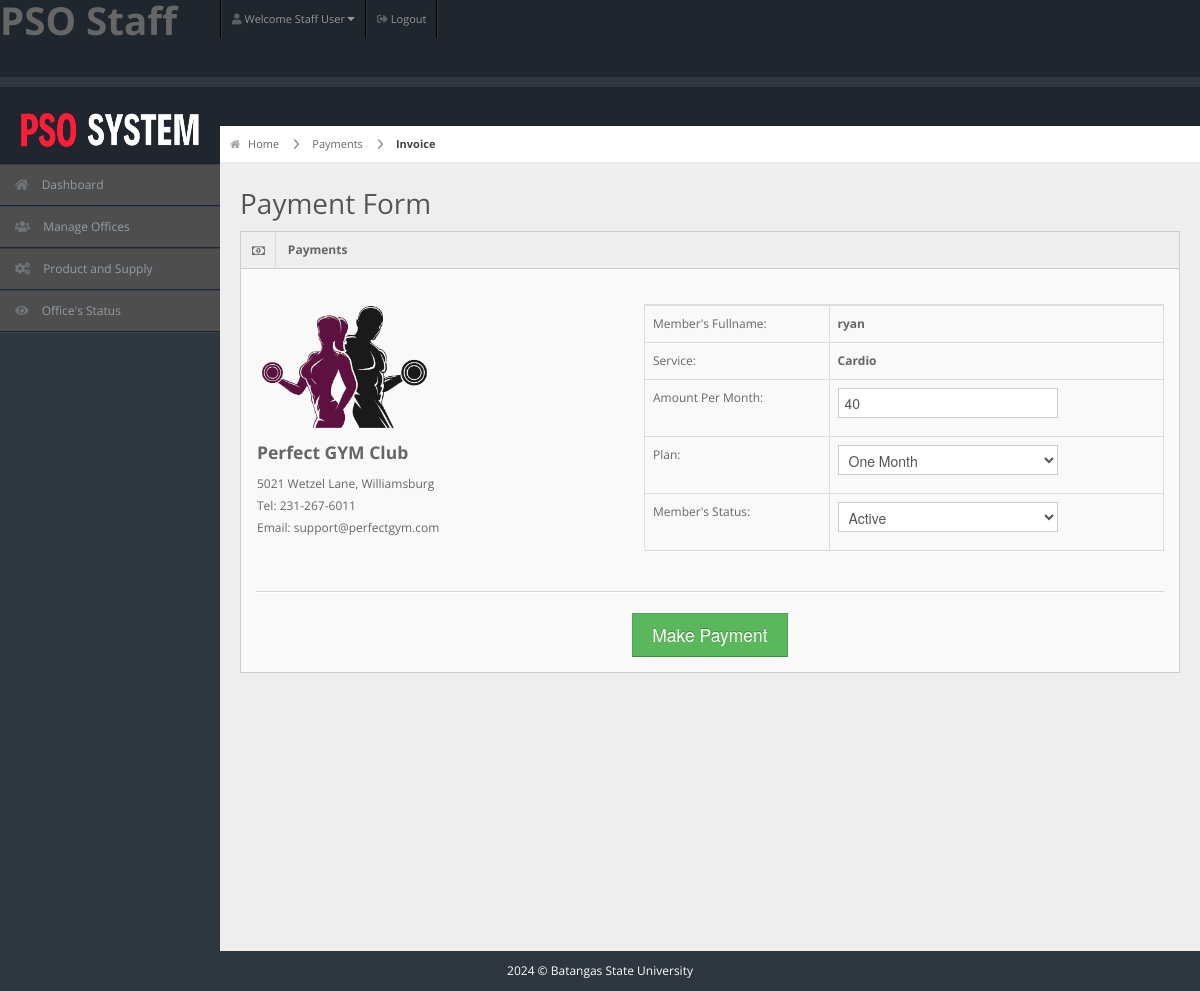
/staff/staff-pages/user-payment.php?id=30 (signed in), run on an earlier commit of the app's database.
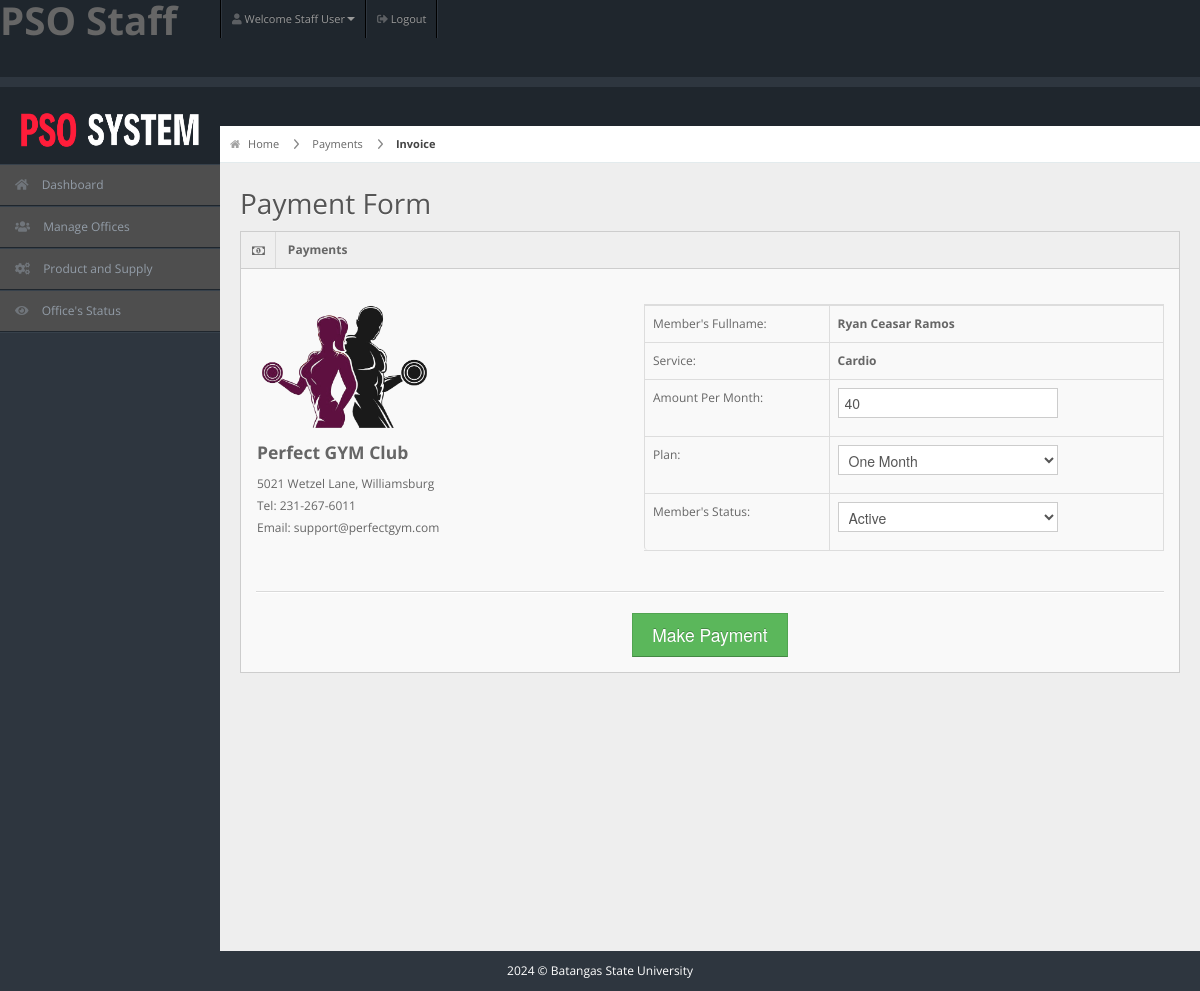
And on a later commit of the database.
### tables this page shows
CREATE TABLE IF NOT EXISTS `members` (
  `user_id` int NOT NULL AUTO_INCREMENT,
  `fullname` varchar(20) NOT NULL,
  `username` varchar(20) NOT NULL,
  `email` varchar(255) NOT NULL,
  `password` varchar(100) NOT NULL,
  `gender` varchar(20) NOT NULL,
  `dor` date NOT NULL,
  `profile_picture` varchar(255) DEFAULT NULL,
  `services` varchar(50) NOT NULL,
  `amount` int NOT NULL,
  `paid_date` date NOT NULL,
  `p_year` int NOT NULL,
  `plan` varchar(100) NOT NULL,
  `address` varchar(20) NOT NULL,
  `contact` varchar(10) NOT NULL,
  `status` varchar(20) NOT NULL DEFAULT 'Active',
  `attendance_count` int NOT NULL,
  `ini_weight` int NOT NULL DEFAULT '0',
  `curr_weight` int NOT NULL DEFAULT '0',
  `ini_bodytype` varchar(50) NOT NULL,
  `curr_bodytype` varchar(50) NOT NULL,
  `progress_date` date NOT NULL,
  `reminder` int NOT NULL DEFAULT '0',
  PRIMARY KEY (`user_id`)
);

### staff/staff-pages/user-payment.php (the view, shortened to what the changed rows need)
<!DOCTYPE html>
<html lang="en">
<head>
  <link rel="stylesheet" href="../css/bootstrap.min.css" />
  <link rel="stylesheet" href="../css/bootstrap-responsive.min.css" />
  <link rel="stylesheet" href="../css/fullcalendar.css" />
  <link rel="stylesheet" href="../css/matrix-style.css" />
  <link rel="stylesheet" href="../css/matrix-media.css" />
  <link href="../font-awesome/css/font-awesome.css" rel="stylesheet" />
  <link rel="stylesheet" href="../css/jquery.gritter.css" />
  <link href="https://cdnjs.cloudflare.com/ajax/libs/font-awesome/5.15.4/css/all.min.css" rel="stylesheet">
</head>
<body>
  <div id="header">
    <h1><a href="dashboard.html">PSO Staff</a></h1>
  </div>
  <?php $page = 'payment';
  include '../includes/sidebar.php' ?>
  <?php
  $id = $_GET['id'];
  $qry = "select * from members where user_id='$id'";
  $result = mysqli_query($conn, $qry);
  while ($row = mysqli_fetch_array($result)) {
  ?>
    <div id="content">
      <div id="content-header">
        <div id="breadcrumb"> <a href="index.php" title="Go to Home" class="tip-bottom"><i class="icon-home"></i> Home</a> <a href="payment.php">Payments</a> <a href="#" class="current">Invoice</a> </div>
        <h1>Payment Form</h1>
      </div>
      <div class="container-fluid" style="margin-top:-38px;">
        <div class="row-fluid">
          <div class="span12">
            <div class="widget-box">
              <div class="widget-title"> <span class="icon"> <i class="icon-money"></i> </span>
                <h5>Payments</h5>
              </div>
              <div class="widget-content">
                <div class="row-fluid">
                  <div class="span5">
                    <table class="">
                      <tbody>
                        <tr>
                          <td><img src="../img/gym-logo.png" alt="Logo" width="175"></td>
                        </tr>
                        <tr>
                          <td>
                            <h4>Perfect GYM Club</h4>
                          </td>
                        </tr>
                        <tr>
                          <td>5021 Wetzel Lane, Williamsburg</td>
                        </tr>
                        <tr>
                          <td>Tel: 231-267-6011</td>
                        </tr>
                        <tr>
                          <td>Email: support@perfectgym.com</td>
                        </tr>
                      </tbody>
                    </table>
                  </div>
                  <div class="span7">
                    <table class="table table-bordered table-invoice">
                      <tbody>
                        <form action="userpay.php" method="POST">
                          <tr>
                          <tr>
                            <td class="width30">Member's Fullname:</td>
                            <td class="width70"><strong><?php echo $row['fullname']; ?></strong></td>
                          </tr>
                          <tr>
                            <td>Service:</td>
                            <td><strong><?php echo $row['services']; ?></strong></td>
                          </tr>
                          <tr>
                            <td>Amount Per Month:</td>
                            <td><input id="amount" type="number" name="amount" value='<?php if ($row['services'] == 'Fitness') {
                                                                                        echo '55';
                                                                                      } elseif ($row['services'] == 'Sauna') {
                                                                                        echo '35';
                                                                                      } else {
                                                                                        echo '40';
                                                                                      } ?>' /></td>
                          </tr>
                          <td class="width30">Plan:</td>
                          <td class="width70">
                            <div class="controls">
                              <select name="plan" required="required" id="select">
                                <option value="1" selected="selected">One Month</option>
                              </select>
                            </div>
                          </td>
                          <td class="width30">Member's Status:</td>
                          <td class="width70">
                            <div class="controls">
                              <select name="status" required="required" id="select">
                                <option value="Active" selected="selected">Active</option>
                              </select>
                            </div>
                          </td>
                          </tr>
                      </tbody>
                    </table>
                  </div>
                </div>
                <div class="row-fluid">
                  <div class="span12">
                    <hr>
                    <div class="text-center">
                      <button class="btn btn-success btn-large" type="SUBMIT" href="">Make Payment</button>
                    </div>
                  </div>
                </div>
              <?php
            }
              ?>
              </div>
            </div>
          </div>
        </div>
      </div>
    </div>
</body>
</html>

What changed in the data, as far as the page shows it:
changed members "Cardio": fullname "ryan" → "Ryan Ceasar Ramos"
